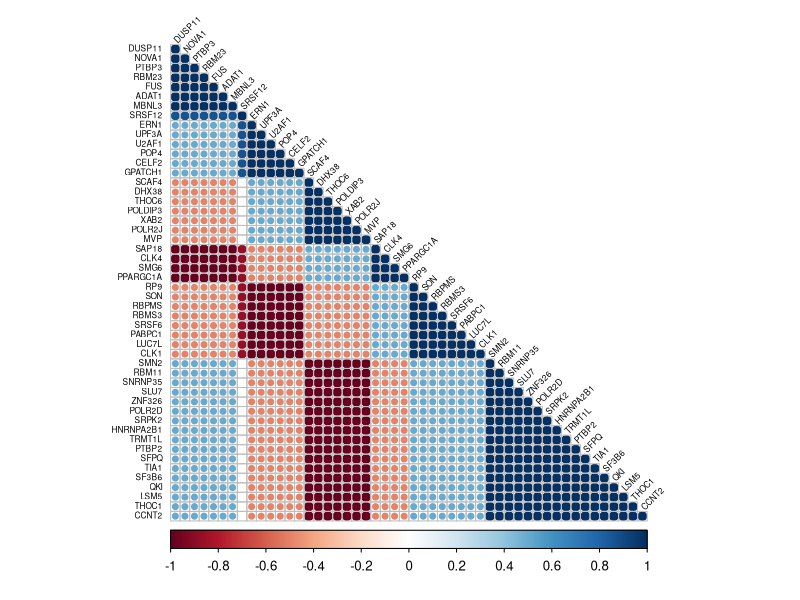
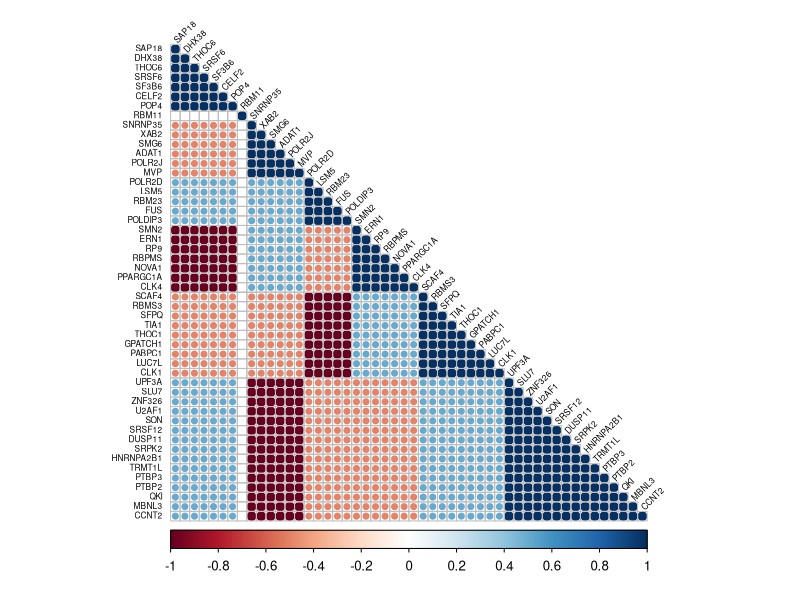

Reproduce these figures in R, in order.
library(corrplot)

mes_data = read.table("MES_GSCs_data.txt",header=T)
pro_data = read.table("PRO_GSCs_data.txt",header=T)

df_mes = data.frame(gene1=character(), gene2=character(), coefficient=numeric(), p.value=numeric())
df_pro = data.frame(gene1=character(), gene2=character(), coefficient=numeric(), p.value=numeric())

for(i in 1:ncol(mes_data)){
  for(j in i:ncol(mes_data)){

    res = suppressWarnings(cor.test(mes_data[,i], mes_data[,j], alternative="two.sided", method="spearman", exact=F))
    df_mes = rbind(df_mes, data.frame(gene1=colnames(mes_data)[i], gene2=colnames(mes_data)[j], coefficient=as.numeric(res$estimate), p.value=res$p.value, stringsAsFactors=F))

  }
}

for(i in 1:ncol(pro_data)){
  for(j in i:ncol(pro_data)){

    res = suppressWarnings(cor.test(pro_data[,i], pro_data[,j], alternative="two.sided", method="spearman", exact=F))
    df_pro = rbind(df_pro, data.frame(gene1=colnames(pro_data)[i], gene2=colnames(pro_data)[j], coefficient=as.numeric(res$estimate), p.value=res$p.value,stringsAsFactors=F))

  }
}

df_mes = df_mes[!is.na(df_mes$coefficient) & (df_mes$coefficient>0.8 | df_mes$coefficient<(-0.8)),]
df_pro = df_pro[!is.na(df_pro$coefficient) & (df_pro$coefficient>0.8 | df_pro$coefficient<(-0.8)),]

write.table(df_mes,"corr_matrix_MES_GSCs.txt",row.names=F,col.names=T,quote=F,sep="\t")
write.table(df_pro,"corr_matrix_PRO_GSCs.txt",row.names=F,col.names=T,quote=F,sep="\t")

mes_cor = suppressWarnings(cor(mes_data,method="spearman"))
pdf("plot_MES_GSCs.pdf")
corrplot(mes_cor, method = "circle", tl.cex = 0.5, tl.col = "black", order = "hclust", type = "lower",tl.srt = 45)
dev.off()

pro_cor = suppressWarnings(cor(pro_data,method="spearman"))
pro_cor[,49] = 0
pro_cor[49,] = 0
pro_cor[49,49] = 1

pdf("plot_PRO_GSCs.pdf")
corrplot(pro_cor, method = "circle", tl.cex = 0.5, tl.col = "black", order = "hclust", type = "lower",tl.srt = 45)
dev.off()
